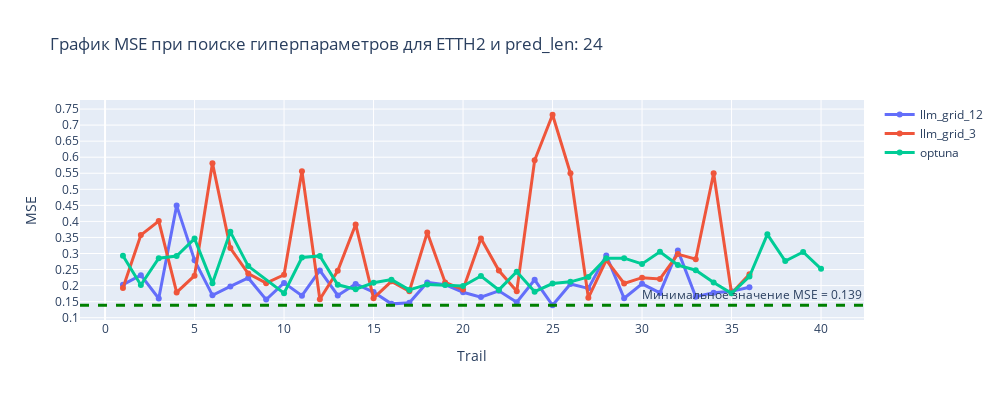
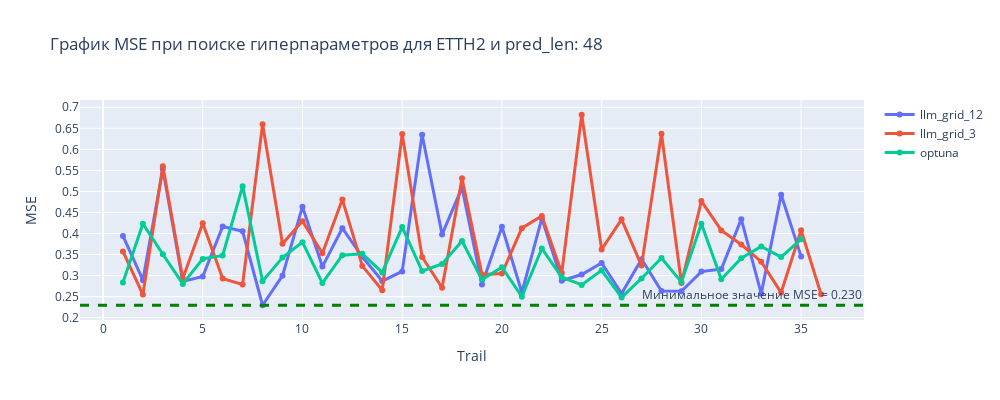
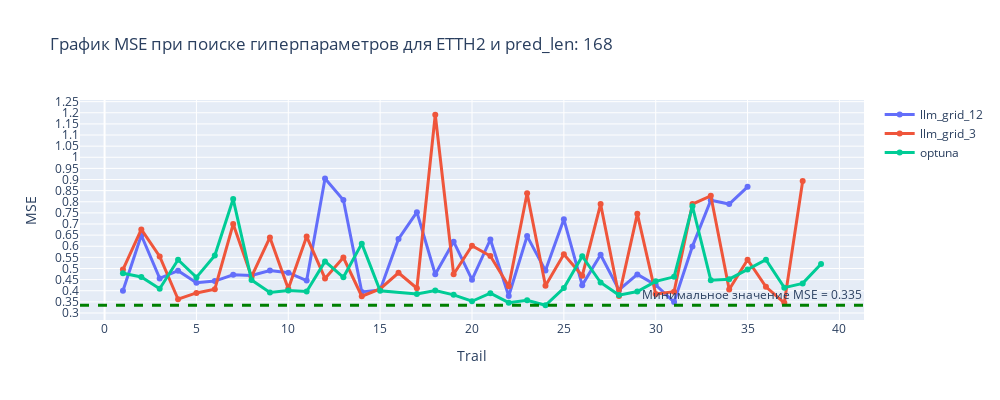

The code cell stored with these charts, in order, in its notebook:
### Markdown cell above
### График ошибки `MSE` для датасета `ETTH2`

### Code cell
for pred_len in data_etth_2.keys():
    fig = plot_graph(
        data = data_etth_2[pred_len],
        title = f"График MSE при поиске гиперпараметров для ETTH2 и pred_len: {pred_len}"
    )
    fig.show()
    # fig.write_image(f"image/ETTH2_pred_len_{pred_len}.png", width = 1000, height = 400)  # векторный формат

### Figure 1 — Plotly figure (JSON) as saved in the notebook; plotly's stock layout.template omitted (floating-point values rounded to 4 significant figures)
{"data": [{"line": {"width": 3}, "mode": "lines+markers", "name": "llm_grid_12", "type": "scatter", "x": [1, 2, 3, 4, 5, 6, 7, 8, 9, 10, 11, 12, 13, 14, 15, 16, 17, 18, 19, 20, 21, 22, 23, 24, 25, 26, 27, 28, 29, 30, 31, 32, 33, 34, 35, 36], "y": [0.2029, 0.2325, 0.1598, 0.4492, 0.279, 0.1697, 0.1976, 0.2238, 0.1563, 0.2084, 0.1686, 0.2474, 0.1694, 0.2052, 0.18, 0.1431, 0.1468, 0.21, 0.2028, 0.1794, 0.1642, 0.1838, 0.1481, 0.2179, 0.1388, 0.2049, 0.1914, 0.294, 0.1605, 0.2055, 0.1772, 0.3097, 0.1655, 0.1781, 0.1821, 0.195]}, {"line": {"width": 3}, "mode": "lines+markers", "name": "llm_grid_3", "type": "scatter", "x": [1, 2, 3, 4, 5, 6, 7, 8, 9, 10, 11, 12, 13, 14, 15, 16, 17, 18, 19, 20, 21, 22, 23, 24, 25, 26, 27, 28, 29, 30, 31, 32, 33, 34, 35, 36], "y": [0.1929, 0.3575, 0.4009, 0.1788, 0.2309, 0.5815, 0.3168, 0.2376, 0.2077, 0.2336, 0.5566, 0.1575, 0.2462, 0.3904, 0.1607, 0.2133, 0.1825, 0.3651, 0.2097, 0.1876, 0.347, 0.247, 0.1822, 0.5904, 0.7322, 0.55, 0.1621, 0.2795, 0.207, 0.2247, 0.2208, 0.2981, 0.2822, 0.5501, 0.1761, 0.2352]}, {"line": {"width": 3}, "mode": "lines+markers", "name": "optuna", "type": "scatter", "x": [1, 2, 3, 4, 5, 6, 7, 8, 10, 11, 12, 13, 14, 15, 16, 17, 18, 19, 20, 21, 22, 23, 24, 25, 26, 27, 28, 29, 30, 31, 32, 33, 34, 35, 36, 37, 38, 39, 40], "y": [0.2929, 0.2017, 0.2855, 0.292, 0.3465, 0.207, 0.3675, 0.2608, 0.1765, 0.2877, 0.2926, 0.2024, 0.189, 0.2087, 0.2186, 0.1867, 0.2037, 0.2021, 0.1989, 0.2298, 0.1866, 0.2433, 0.1812, 0.2064, 0.2117, 0.2272, 0.285, 0.2855, 0.2677, 0.3055, 0.264, 0.2479, 0.2095, 0.1759, 0.2284, 0.3598, 0.2764, 0.3047, 0.2523]}], "layout": {"annotations": [{"showarrow": false, "text": "Минимальное значение MSE = 0.139", "x": 1, "xanchor": "right", "xref": "x domain", "y": 0.1388, "yanchor": "bottom", "yref": "y"}], "height": 400, "shapes": [{"line": {"color": "green", "dash": "dash", "width": 3}, "type": "line", "x0": 0, "x1": 1, "xref": "x domain", "y0": 0.1388, "y1": 0.1388, "yref": "y"}], "title": {"text": "График MSE при поиске гиперпараметров для ETTH2 и pred_len: 24"}, "width": 1000, "xaxis": {"title": {"text": "Trail"}}, "yaxis": {"dtick": 0.05, "tickmode": "linear", "title": {"text": "MSE"}}}}

### Figure 2 — Plotly figure (JSON) as saved in the notebook; plotly's stock layout.template omitted (floating-point values rounded to 4 significant figures)
{"data": [{"line": {"width": 3}, "mode": "lines+markers", "name": "llm_grid_12", "type": "scatter", "x": [1, 2, 3, 4, 5, 6, 7, 8, 9, 10, 11, 12, 13, 14, 15, 16, 17, 18, 19, 20, 21, 22, 23, 24, 25, 26, 27, 28, 29, 30, 31, 32, 33, 34, 35], "y": [0.3943, 0.2892, 0.5531, 0.2863, 0.2977, 0.4168, 0.4054, 0.2295, 0.2998, 0.4638, 0.3214, 0.4125, 0.3448, 0.287, 0.31, 0.6348, 0.3979, 0.509, 0.2786, 0.4163, 0.2597, 0.4361, 0.2878, 0.3026, 0.33, 0.2573, 0.3389, 0.2631, 0.2625, 0.3095, 0.3156, 0.4342, 0.2572, 0.492, 0.3456]}, {"line": {"width": 3}, "mode": "lines+markers", "name": "llm_grid_3", "type": "scatter", "x": [1, 2, 3, 4, 5, 6, 7, 8, 9, 10, 11, 12, 13, 14, 15, 16, 17, 18, 19, 20, 21, 22, 23, 24, 25, 26, 27, 28, 29, 30, 31, 32, 33, 34, 35, 36], "y": [0.3574, 0.2548, 0.5601, 0.2931, 0.4245, 0.2929, 0.2789, 0.6599, 0.3756, 0.4294, 0.3533, 0.4807, 0.323, 0.2653, 0.6366, 0.3443, 0.2712, 0.5315, 0.3024, 0.3047, 0.4128, 0.4419, 0.3064, 0.6823, 0.3622, 0.4337, 0.3238, 0.637, 0.2825, 0.477, 0.4073, 0.3738, 0.333, 0.2596, 0.4079, 0.2556]}, {"line": {"width": 3}, "mode": "lines+markers", "name": "optuna", "type": "scatter", "x": [1, 2, 3, 4, 5, 6, 7, 8, 9, 10, 11, 12, 13, 14, 15, 16, 17, 18, 19, 20, 21, 22, 23, 24, 25, 26, 27, 28, 29, 30, 31, 32, 33, 34, 35], "y": [0.2839, 0.4232, 0.3508, 0.2802, 0.3397, 0.348, 0.5126, 0.2868, 0.3427, 0.3795, 0.2822, 0.3486, 0.352, 0.3076, 0.4154, 0.3108, 0.3276, 0.3824, 0.2905, 0.3199, 0.2499, 0.3644, 0.2962, 0.2779, 0.3126, 0.248, 0.2932, 0.342, 0.2845, 0.4235, 0.2915, 0.3413, 0.3692, 0.344, 0.3866]}], "layout": {"annotations": [{"showarrow": false, "text": "Минимальное значение MSE = 0.230", "x": 1, "xanchor": "right", "xref": "x domain", "y": 0.2295, "yanchor": "bottom", "yref": "y"}], "height": 400, "shapes": [{"line": {"color": "green", "dash": "dash", "width": 3}, "type": "line", "x0": 0, "x1": 1, "xref": "x domain", "y0": 0.2295, "y1": 0.2295, "yref": "y"}], "title": {"text": "График MSE при поиске гиперпараметров для ETTH2 и pred_len: 48"}, "width": 1000, "xaxis": {"title": {"text": "Trail"}}, "yaxis": {"dtick": 0.05, "tickmode": "linear", "title": {"text": "MSE"}}}}

### Figure 3 — Plotly figure (JSON) as saved in the notebook; plotly's stock layout.template omitted (floating-point values rounded to 4 significant figures)
{"data": [{"line": {"width": 3}, "mode": "lines+markers", "name": "llm_grid_12", "type": "scatter", "x": [1, 2, 3, 4, 5, 6, 7, 8, 9, 10, 11, 12, 13, 14, 15, 16, 17, 18, 19, 20, 21, 22, 23, 24, 25, 26, 27, 28, 29, 30, 31, 32, 33, 34, 35], "y": [0.3998, 0.6494, 0.4554, 0.49, 0.4361, 0.4434, 0.4717, 0.4685, 0.491, 0.4813, 0.4456, 0.9042, 0.8076, 0.3948, 0.4037, 0.6328, 0.7533, 0.474, 0.6206, 0.4497, 0.6303, 0.3765, 0.6456, 0.4905, 0.721, 0.4252, 0.5617, 0.4036, 0.4732, 0.4261, 0.3492, 0.5994, 0.8069, 0.7896, 0.8671]}, {"line": {"width": 3}, "mode": "lines+markers", "name": "llm_grid_3", "type": "scatter", "x": [1, 2, 3, 4, 5, 6, 7, 8, 9, 10, 11, 12, 13, 14, 15, 16, 17, 18, 19, 20, 21, 22, 23, 24, 25, 26, 27, 28, 29, 30, 31, 32, 33, 34, 35, 36, 37, 38], "y": [0.4953, 0.6757, 0.5539, 0.3619, 0.3901, 0.4071, 0.6998, 0.4631, 0.6396, 0.409, 0.6437, 0.4552, 0.5492, 0.3753, 0.4083, 0.4807, 0.4111, 1.191, 0.4743, 0.6027, 0.5561, 0.4205, 0.8384, 0.4225, 0.564, 0.4671, 0.7896, 0.3763, 0.7458, 0.3852, 0.3956, 0.7898, 0.8268, 0.4055, 0.5393, 0.4174, 0.3455, 0.8932]}, {"line": {"width": 3}, "mode": "lines+markers", "name": "optuna", "type": "scatter", "x": [1, 2, 3, 4, 5, 6, 7, 8, 9, 10, 11, 12, 13, 14, 15, 17, 18, 19, 20, 21, 22, 23, 24, 25, 26, 27, 28, 29, 30, 31, 32, 33, 34, 35, 36, 37, 38, 39], "y": [0.4782, 0.4616, 0.409, 0.5393, 0.4599, 0.5583, 0.8121, 0.4479, 0.3921, 0.4005, 0.3966, 0.5319, 0.4603, 0.6118, 0.4, 0.3852, 0.4005, 0.3815, 0.3527, 0.3889, 0.3463, 0.357, 0.3347, 0.4119, 0.5553, 0.4369, 0.3804, 0.3965, 0.4422, 0.4624, 0.7798, 0.4474, 0.4519, 0.4954, 0.5392, 0.4139, 0.433, 0.5206]}], "layout": {"annotations": [{"showarrow": false, "text": "Минимальное значение MSE = 0.335", "x": 1, "xanchor": "right", "xref": "x domain", "y": 0.3347, "yanchor": "bottom", "yref": "y"}], "height": 400, "shapes": [{"line": {"color": "green", "dash": "dash", "width": 3}, "type": "line", "x0": 0, "x1": 1, "xref": "x domain", "y0": 0.3347, "y1": 0.3347, "yref": "y"}], "title": {"text": "График MSE при поиске гиперпараметров для ETTH2 и pred_len: 168"}, "width": 1000, "xaxis": {"title": {"text": "Trail"}}, "yaxis": {"dtick": 0.05, "tickmode": "linear", "title": {"text": "MSE"}}}}
